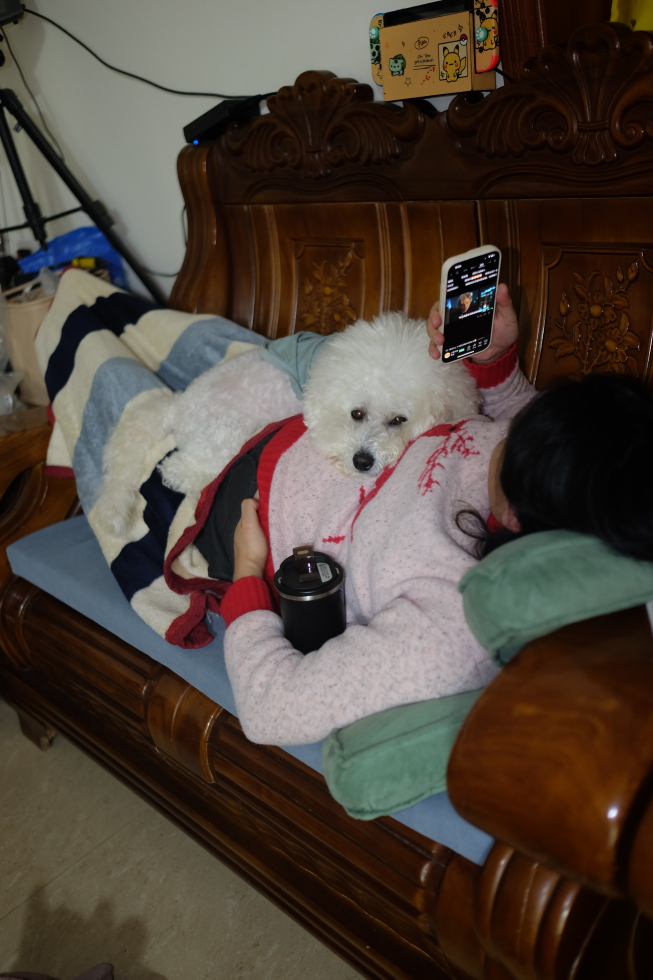
#> input picture data/dark.JPG, 3264 x 4896 px (shown at 1/5 size)
$ python main.py
#> lines starting #> are read from the running program, lines starting #| are printed output that depends on the picture
### core/image_analyzer.py
import cv2
import numpy as np
import matplotlib.pyplot as plt
from matplotlib import rcParams

# [7 lines left out: function calculate_average_luminance, not called in this run]

def calculate_center_luminance(image_path, crop_ratio=0.5):
    image = cv2.imread(image_path)
    if image is None:
        raise FileNotFoundError(f"Image not found: {image_path}")
    gray = cv2.cvtColor(image, cv2.COLOR_BGR2GRAY)
    h, w = gray.shape
    x0 = int(w * (1 - crop_ratio) / 2)
    y0 = int(h * (1 - crop_ratio) / 2)
    x1 = x0 + int(w * crop_ratio)
    y1 = y0 + int(h * crop_ratio)
    center_crop = gray[y0:y1, x0:x1]
    return np.mean(center_crop)

def is_exposure_valid(image_path, threshold=0.9):
    image = cv2.imread(image_path)
    if image is None:
        raise FileNotFoundError(f"Image not found: {image_path}")
    gray = cv2.cvtColor(image, cv2.COLOR_BGR2GRAY)
    hist = cv2.calcHist([gray], [0], None, [256], [0, 256])
    total = gray.size
    dark_pixels = np.sum(hist[:10])
    bright_pixels = np.sum(hist[245:])

    if dark_pixels / total > threshold:
        return False, "图像严重欠曝"
    elif bright_pixels / total > threshold:
        return False, "图像严重过曝"
    return True, "图像曝光正常"

def plot_histogram(image_path):
    rcParams['font.sans-serif'] = ['Microsoft YaHei']  # 设置中文字体
    rcParams['axes.unicode_minus'] = False

    image = cv2.imread(image_path)
    if image is None:
        raise FileNotFoundError(f"Image not found: {image_path}")
    gray = cv2.cvtColor(image, cv2.COLOR_BGR2GRAY)
    plt.figure(figsize=(8, 4))
    plt.title("灰度直方图")
    plt.xlabel("亮度值 (0-255)")
    plt.ylabel("像素数量")
    plt.hist(gray.ravel(), bins=256, range=(0, 256), color='gray')
    plt.grid(True, linestyle='--', alpha=0.5)
    plt.tight_layout()
    plt.show()

### core/ev_calc.py
#coding:utf-8
import math

def luminance_to_ev(luminance, iso=100):
    """
    将平均光度转换成曝光值 (EV).
    Convert average luminance to EV.
    公式: EV = log2((Luminance * 100) / ISO)
    """
    if luminance <= 0:
        return 0
    ev = math.log2((luminance * 100) / iso)
    return round(ev, 2)

### utils/exposure_model.py
#coding:utf-8
import math

def compute_aperture(ev, iso=100, shutter=1/60):
    """
    快门优先模式S，通过曝光值（EV）和给定的iso、快门速度计算出光圈值
    Compute aperture (f-number) given EV, ISO and shutter speed.
    公式: N = sqrt((ISO * t * 2^EV) / 100)
    """
    ev_corrected = ev - math.log2(iso / 100)
    f_number = math.sqrt((2 ** ev_corrected) * shutter)
    return round(f_number, 2)

def compute_shutter_speed(ev, iso=100, aperture=2.8):
    """
    光圈优先模式A，通过曝光值（EV）和给定的iso、光圈计算出快门速度
    Compute shutter speed given EV, ISO and aperture.
    公式: t = (100 * N^2) / (ISO * 2^EV)
    """
    ev_corrected = ev - math.log2(iso / 100)
    t = (aperture ** 2) / (2 ** ev_corrected)
    return round(t, 4)

def simulate_aperture_priority(ev, iso=100, aperture=2.8):
    shutter = compute_shutter_speed(ev, iso, aperture)
    return f"A模式：设定光圈 f/{aperture}，推荐快门速度：1/{round(1/shutter)} 秒"

def simulate_shutter_priority(ev, iso=100, shutter=1/125):
    aperture = compute_aperture(ev, iso, shutter)
    return f"S模式：设定快门 1/{int(1/shutter)} 秒，推荐光圈：f/{aperture}"

### main.py
from core.image_analyzer import calculate_center_luminance, is_exposure_valid, plot_histogram
from core.ev_calc import luminance_to_ev
from utils.exposure_model import simulate_aperture_priority, simulate_shutter_priority

def run_lightmeter(image_path, iso, mode='A', aperture=2.8, shutter=1/125,histogram=''):
    valid, status = is_exposure_valid(image_path)
    print(f"曝光分析结果：{status}")
    if histogram == 'y':
        plot_histogram(image_path)#如需保存为文件而非显示，也可改为 plt.savefig()
    if not valid:
        return

    lum = calculate_center_luminance(image_path)
    ev = luminance_to_ev(lum, iso=iso)
    print(f"中心区域平均亮度: {lum:.2f}")
    print(f"估算 EV 值（ISO {iso}）: {ev}")

    if mode == 'A':
        print(simulate_aperture_priority(ev, iso=iso, aperture=aperture))
    elif mode == 'S':
        print(simulate_shutter_priority(ev, iso=iso, shutter=shutter))

if __name__ == '__main__':
    # 示例调用
    run_lightmeter('data/dark.JPG', iso=400, mode='A', aperture=1.4, histogram='y')
#> in is_exposure_valid, image is the input picture: shape (4896, 3264, 3); mean B, G, R 59.5, 68.8, 79.9
#> in is_exposure_valid, `gray = cv2.cvtColor(image, cv2.COLOR_BGR2GRAY)`:
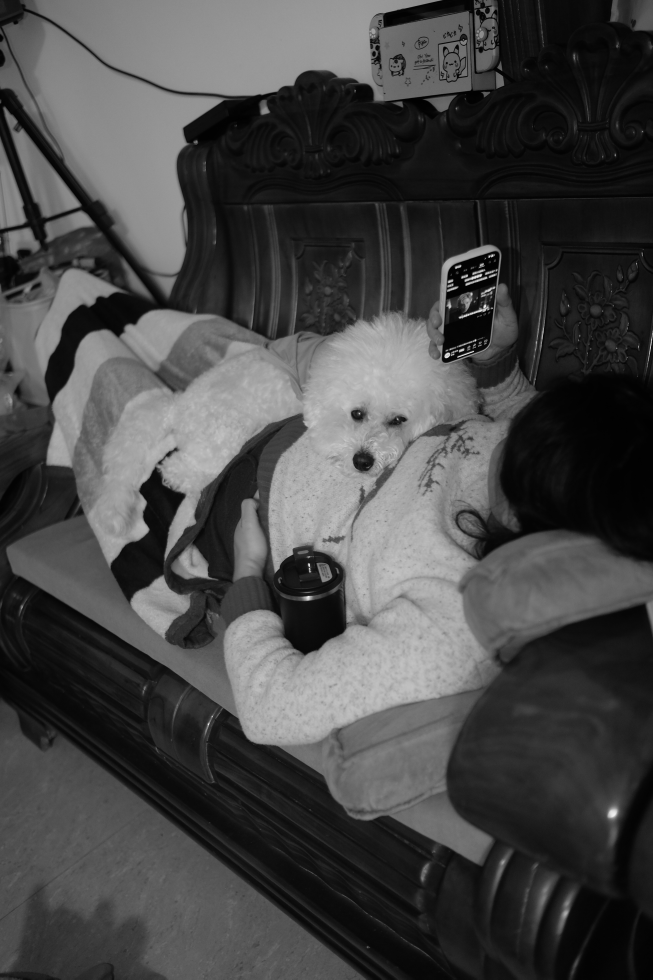
#> gray: shape (4896, 3264) (shown at 1/5 size); min 0, max 255, mean 71.1
#> in is_exposure_valid, `hist = cv2.calcHist([gray], [0], None, [256], [0, 256])`: hist = 256 values, max 280232 at index 12, min 8 at index 255, mean 62424
#> in is_exposure_valid, `dark_pixels = np.sum(hist[:10])`: dark_pixels = 1205822
#> in is_exposure_valid, `bright_pixels = np.sum(hist[245:])`: bright_pixels = 404
#> in plot_histogram, `plt.show()`:
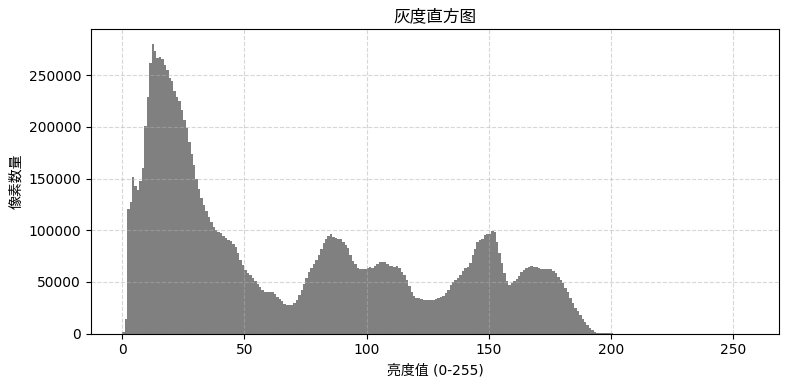
#> figure drawn by matplotlib, 1 panel; tallest bar 280232 high, from x = 12 to 13
#> in calculate_center_luminance, `center_crop = gray[y0:y1, x0:x1]`:
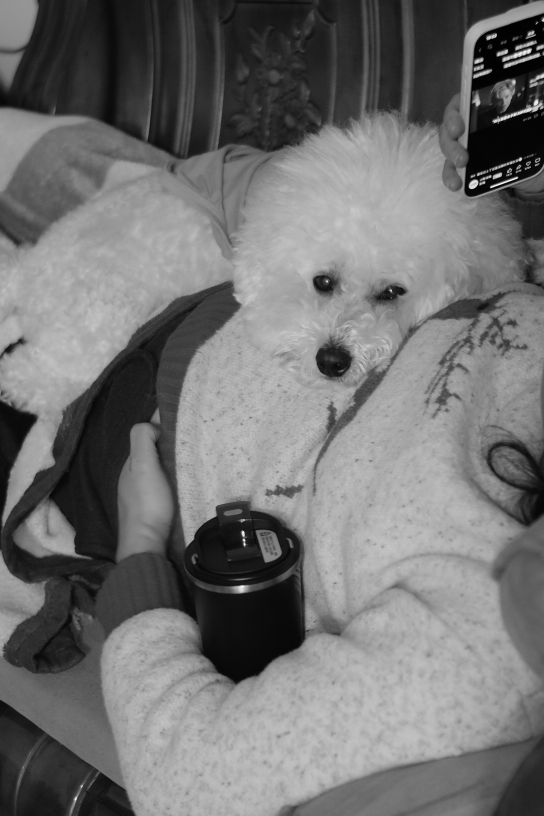
#> center_crop: shape (2448, 1632) (shown at 1/3 size); min 0, max 255, mean 114.3
#> in run_lightmeter, `lum = calculate_center_luminance(image_path)`: lum = 114.3
#> in luminance_to_ev, `ev = math.log2((luminance * 100) / iso)`: ev = 4.84
#| 中心区域平均亮度: 114.30
#| 估算 EV 值（ISO 400）: 4.84
#> in compute_shutter_speed, `ev_corrected = ev - math.log2(iso / 100)`: ev_corrected = 2.84
#> in compute_shutter_speed, `t = (aperture ** 2) / (2 ** ev_corrected)`: t = 0.274
#| A模式：设定光圈 f/1.4，推荐快门速度：1/4 秒
    run_lightmeter('data/dark.JPG', iso=400, mode='S', shutter=1/8, histogram='y')
#| 中心区域平均亮度: 114.30
#| 估算 EV 值（ISO 400）: 4.84
#> in compute_aperture, `ev_corrected = ev - math.log2(iso / 100)`: ev_corrected = 2.84
#> in compute_aperture, `f_number = math.sqrt((2 ** ev_corrected) * shutter)`: f_number = 0.946
#> in simulate_shutter_priority, `aperture = compute_aperture(ev, iso, shutter)`: aperture = 0.95
#| S模式：设定快门 1/8 秒，推荐光圈：f/0.95

$ run again, with data/summerOutside.jpg copied over data/dark.JPG
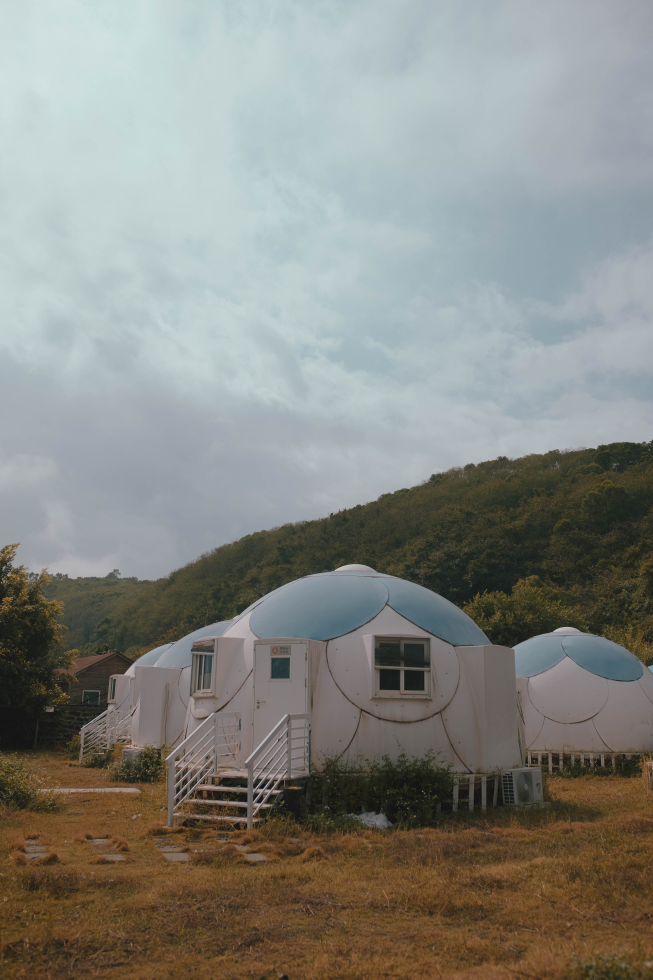
#> input picture data/summerOutside.jpg, 3264 x 4896 px (shown at 1/5 size)
#> in is_exposure_valid, image is the input picture: shape (4896, 3264, 3); mean B, G, R 130, 135.6, 134.1
#> in is_exposure_valid, `gray = cv2.cvtColor(image, cv2.COLOR_BGR2GRAY)`:
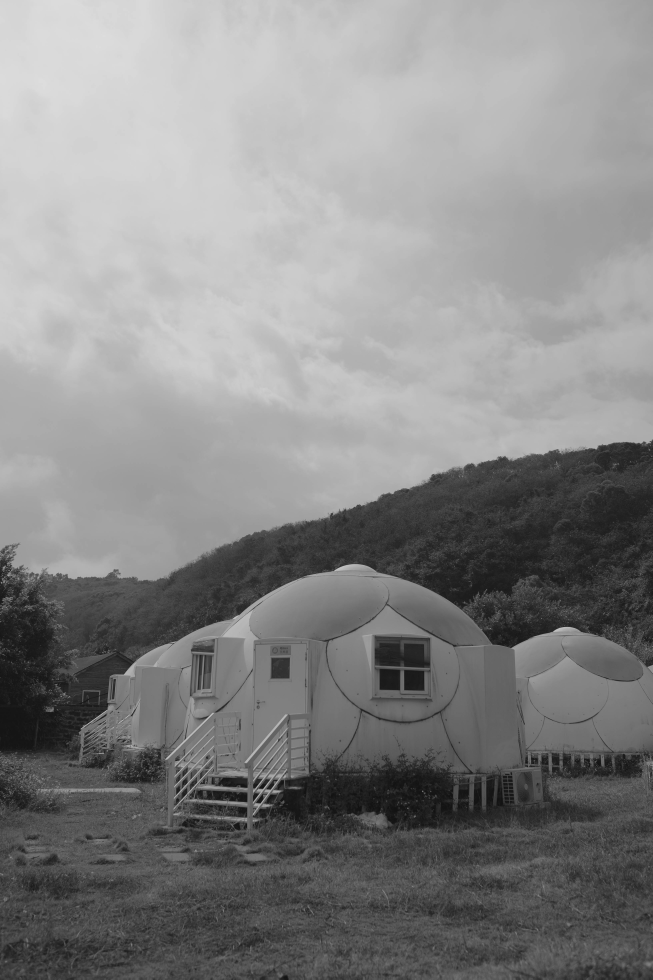
#> gray: shape (4896, 3264) (shown at 1/5 size); min 2, max 225, mean 134.5
#> hist = 256 values, max 235533 at index 199, min 0 at index 0, mean 62424
#> dark_pixels = 13
#> bright_pixels = 0
#> in calculate_center_luminance, `center_crop = gray[y0:y1, x0:x1]`:
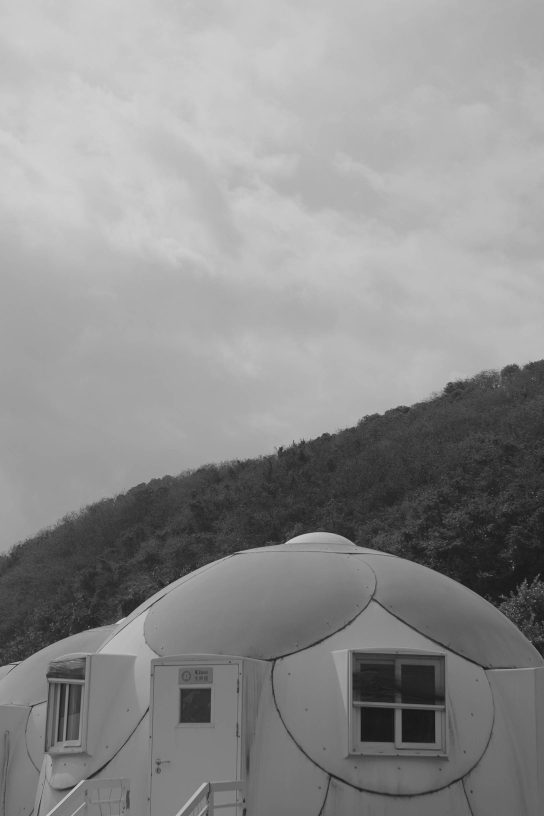
#> center_crop: shape (2448, 1632) (shown at 1/3 size); min 13, max 210, mean 142.1
#> lum = 142.1
#> in luminance_to_ev, `ev = math.log2((luminance * 100) / iso)`: ev = 5.15
#| 中心区域平均亮度: 142.06
#| 估算 EV 值（ISO 400）: 5.15
#> in compute_shutter_speed, `ev_corrected = ev - math.log2(iso / 100)`: ev_corrected = 3.15
#> t = 0.221
#| A模式：设定光圈 f/1.4，推荐快门速度：1/5 秒
#| 中心区域平均亮度: 142.06
#| 估算 EV 值（ISO 400）: 5.15
#> in compute_aperture, `ev_corrected = ev - math.log2(iso / 100)`: ev_corrected = 3.15
#> f_number = 1.05
#| S模式：设定快门 1/8 秒，推荐光圈：f/1.05
